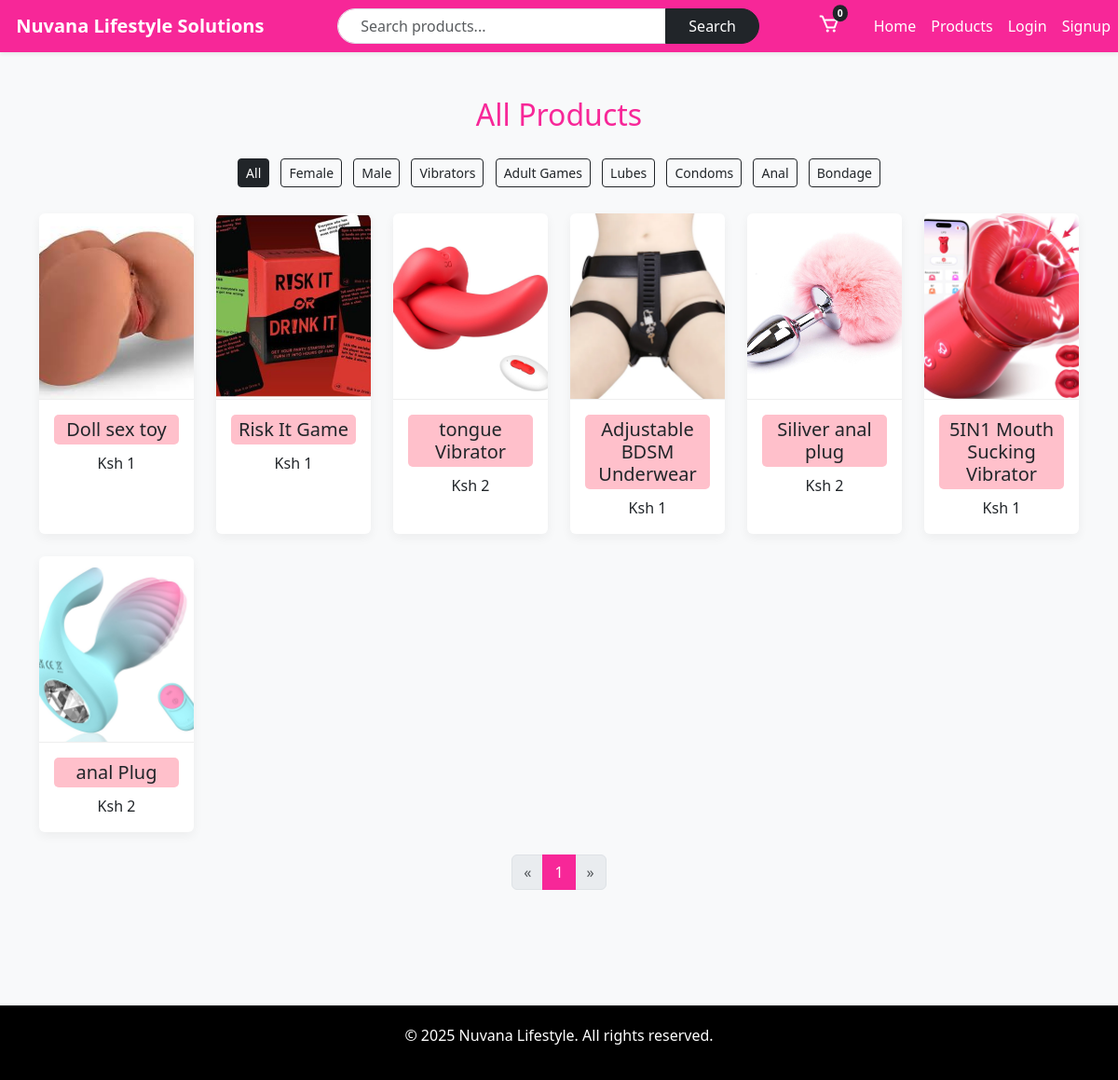
Screenshot of /products/ with the database file from the repository.
### core/models.py (models this page shows, shortened)
class Category(models.Model):
    slug = models.SlugField(unique=True)  # e.g., 'vibrators'
    name = models.CharField(max_length=50)  # e.g., 'Vibrators'

class Product(models.Model):
    name = models.CharField(max_length=100)
    price = models.IntegerField()
    main_image = models.ImageField(upload_to='products/')
    image_1 = models.ImageField(upload_to='products/', blank=True, null=True)
    image_2 = models.ImageField(upload_to='products/', blank=True, null=True)
    image_3 = models.ImageField(upload_to='products/', blank=True, null=True)
    image_4 = models.ImageField(upload_to='products/', blank=True, null=True)
    spec_1 = models.CharField(max_length=255, blank=True, null=True)
    spec_2 = models.CharField(max_length=255, blank=True, null=True)
    spec_3 = models.CharField(max_length=255, blank=True, null=True)
    spec_4 = models.CharField(max_length=255, blank=True, null=True)
    categories = models.ManyToManyField(Category, related_name='products')
    is_featured = models.BooleanField(default=False)
    is_new = models.BooleanField(default=False)
    created_at = models.DateTimeField(default=timezone.now)

### core/views.py (the view)
# urls.py: path('products/', views.products_list, name='products'),
def products_list(request):
    categories = Category.objects.all()
    selected_category_slug = request.GET.get('category')
    if selected_category_slug == "all" or selected_category_slug is None:
        products = Product.objects.all()
    else:
        products = Product.objects.filter(categories__slug=selected_category_slug)
    paginator = Paginator(products, 20)
    page_number = request.GET.get('page')
    page_obj = paginator.get_page(page_number)
    context = {
        'categories': categories,
        'products': page_obj,
        'selected_category': selected_category_slug,
    }
    return render(request, 'core/products.html', context)

### cart/context_processors.py (called while the page is built)
def cart_item_count(request):
    count = 0
    if not request.session.session_key:
        request.session.create()
    session_key = request.session.session_key
    try:
        if request.user.is_authenticated:
            cart = Cart.objects.get(user=request.user)
        else:
            cart = Cart.objects.get(session_key=session_key, user=None)
        count = sum(item.quantity for item in cart.items.all())
    except Cart.DoesNotExist:
        pass
    return {'cart_count': count}

### core/templates/core/products.html
{% extends 'base.html' %} {% load static %} {% block content %}
<link rel="stylesheet" href="{% static 'core/core.css' %}" />
<section class="py-5">
  <div class="container">
    <h2 class="text-center mb-4" style="color: var(--purple)">All Products</h2>
    <div class="mb-4 text-center">
      <a
        href="{% url 'products' %}?category=all"
        class="btn btn-outline-dark m-1 {% if selected_category == 'all' or not selected_category %}active{% endif %} btn-sm btn-responsive"
      >
        All
      </a>
      {% for category in categories %}
      <a
        href="{% url 'products' %}?category={{ category.slug }}"
        class="btn btn-outline-dark m-1 {% if selected_category == category.slug %}active{% endif %} btn-sm btn-responsive"
      >
        {{ category.name }}
      </a>
      {% endfor %}
    </div>
    <div class="row row-cols-2 row-cols-sm-2 row-cols-md-3 row-cols-lg-6 g-4">
      {% for product in products %}
      <div class="col">
        <a
          href="{% url 'product_detail' product.pk %}"
          class="text-decoration-none text-dark"
        >
          <div class="card product-card text-center h-100">
            <img
              src="{{ product.main_image.url }}"
              class="card-img-top product-img img-fluid"
              alt="{{ product.name }}"
            />
            <div class="card-body">
              <h5
                class="card-title"
                style="
                  background-color: #ffc0cb;
                  padding: 4px;
                  border-radius: 5px;
                "
              >
                {{ product.name }}
              </h5>
              <p class="card-text">Ksh {{ product.price|floatformat:0 }}</p>
            </div>
          </div>
        </a>
      </div>
      {% empty %}
      <p class="text-center">No products found.</p>
      {% endfor %}
    </div>
    <div class="mt-4 d-flex justify-content-center">
      <nav aria-label="Page navigation">
        <ul class="pagination">
          {% if products.has_previous %}
          <li class="page-item">
            <a
              class="page-link"
              href="?{% if selected_category %}category={{ selected_category }}&{% endif %}page={{ products.previous_page_number }}"
              aria-label="Previous"
            >
              &laquo;
            </a>
          </li>
          {% else %}
          <li class="page-item disabled">
            <span class="page-link">&laquo;</span>
          </li>
          {% endif %} {% for num in products.paginator.page_range %}
          <li
            class="page-item {% if products.number == num %}active{% endif %}"
          >
            <a
              class="page-link"
              href="?{% if selected_category %}category={{ selected_category }}&{% endif %}page={{ num }}"
            >
              {{ num }}
            </a>
          </li>
          {% endfor %} {% if products.has_next %}
          <li class="page-item">
            <a
              class="page-link"
              href="?{% if selected_category %}category={{ selected_category }}&{% endif %}page={{ products.next_page_number }}"
              aria-label="Next"
            >
              &raquo;
            </a>
          </li>
          {% else %}
          <li class="page-item disabled">
            <span class="page-link">&raquo;</span>
          </li>
          {% endif %}
        </ul>
      </nav>
    </div>
  </div>
</section>
{% endblock %}

### static/base.css (style rules this page uses)
:root { --purple: #f72798; --black: #000000; --green: #1a5d1a; --gold: #f57d1f; }
body { font-family: "Segoe UI", sans-serif; background-color: #f8f9fa; display: flex; flex-direction: column; }
html, body { height: 100%; margin: 0; }

### core/static/core/core.css (style rules this page uses)
:root { --purple: #f72798; --black: #000000; --green: #1a5d1a; --gold: #f57d1f; }
.product-card { transition: 0.3s; border: none; height: 100%; }
.product-img { width: 100%; height: auto; max-height: 200px; object-fit: cover; border-top-left-radius: 0.5rem; border-top-right-radius: 0.5rem; }
.page-item.active .page-link { background-color: var(--purple); color: white; border-color: var(--purple); }
.card-img-top { height: 220px; object-fit: cover; border-bottom: 1px solid #eee; }
.card { border: none; box-shadow: 0 4px 12px rgba(0, 0, 0, 0.05); transition: transform 0.2s ease, box-shadow 0.2s ease; }

### rows the page displays
Category: name "Female"
Category: name "Male"
Category: name "Vibrators"
Category: name "Adult Games"
Category: name "Lubes"
Category: name "Condoms"
Category: name "Anal"
Category: name "Bondage"
Product: main_image (picture), name "Doll sex toy", price "1"
Product: main_image (picture), name "Risk It Game", price "1"
Product: main_image (picture), name "tongue Vibrator", price "2"
Product: main_image (picture), name "Adjustable BDSM Underwear", price "1"
Product: main_image (picture), name "Siliver anal plug", price "2"
Product: main_image (picture), name "5IN1 Mouth Sucking Vibrator", price "1"
Product: main_image (picture), name "anal Plug", price "2"

### other values shown
{{ cart_count }} "0"
{{ num }} "1"
